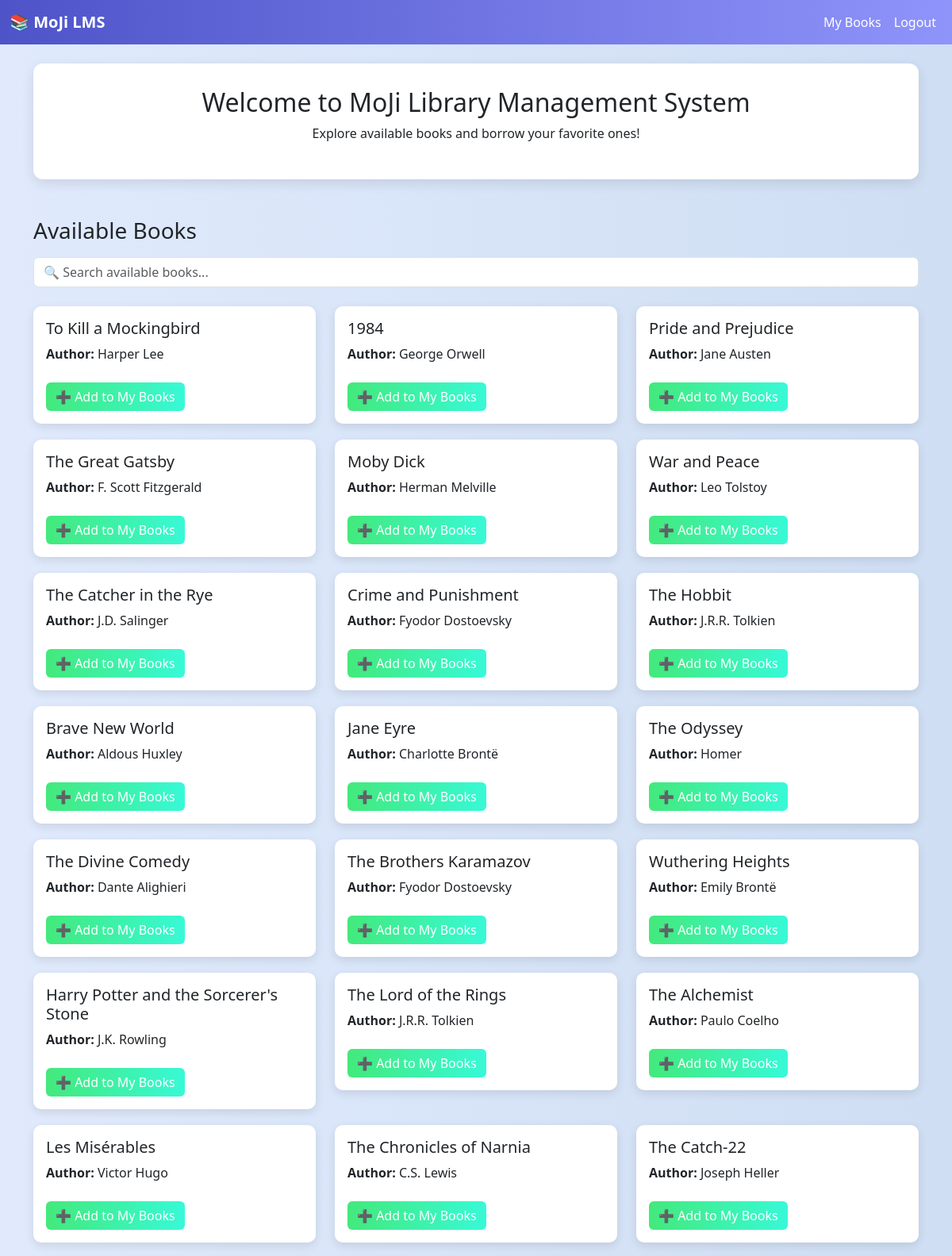
The app's page /user/dashboard (signed in, upper part) with its own data.
### tables this page shows
CREATE TABLE books (
            id INTEGER PRIMARY KEY AUTOINCREMENT,
            title TEXT NOT NULL,
            author TEXT NOT NULL,
            pages INTEGER NOT NULL,
            price REAL NOT NULL
        );

### app.py (the view)
@app.route('/user/dashboard')
def user_dashboard():
    if 'user_id' not in session:
        flash("Please login first.", "warning")
        return redirect(url_for('login'))
    conn = get_db_connection()
    books = conn.execute("SELECT * FROM books").fetchall()
    issued_books = conn.execute("""SELECT ib.issue_id, b.title, ib.issue_date, ib.due_date, ib.return_date, ib.fine

        FROM issued_books ib
        JOIN books b ON ib.book_id = b.id
        WHERE ib.user_id = ?
        ORDER BY ib.issue_date DESC
    """, (session['user_id'],)).fetchall()
    conn.close()
    return render_template("user_dashboard.html", books=books, issued_books=issued_books)

### app.py (called while the page is built)
def get_db_connection():
    conn = sqlite3.connect('lms.db')
    conn.row_factory = sqlite3.Row
    return conn

### templates/user_dashboard.html (shortened to what this page needs)
<!DOCTYPE html>
<html lang="en">
<head>
    <link href="https://cdn.jsdelivr.net/npm/bootstrap@5.3.0/dist/css/bootstrap.min.css" rel="stylesheet">
</head>
<body>
<nav class="navbar navbar-expand-lg">
  <div class="container-fluid">
    <a class="navbar-brand" href="#">📚 MoJi LMS</a>
    <ul class="navbar-nav ms-auto">
      <li class="nav-item">
        <a class="nav-link" href="#mybooks">My Books</a>
      </li>
      <li class="nav-item">
        <a class="nav-link" href="{{ url_for('logout') }}">Logout</a>
      </li>
    </ul>
  </div>
</nav>
<div class="container mt-4">
    <div class="welcome-box text-center">
        <h2>Welcome to MoJi Library Management System</h2>
        <p>Explore available books and borrow your favorite ones!</p>
    </div>
    <h3 class="mt-5 mb-3">Available Books</h3>
    <div class="input-group mb-4">
        <input type="text" id="bookSearch" class="form-control" placeholder="🔍 Search available books...">
    </div>
    <div class="row" id="bookList">
        {% for book in books %}
        <div class="col-md-4">
            <div class="card book-card p-3">
                <h5>{{ book.title }}</h5>
                <p><strong>Author:</strong> {{ book.author }}</p>
                <form method="POST" action="{{ url_for('borrow_book') }}">
                    <button type="submit" class="btn btn-borrow mt-2">➕ Add to My Books</button>
                </form>
            </div>
        </div>
        {% endfor %}
    </div>
</div>
</body>
</html>

### templates/user_dashboard.html (style rules this page uses)
body { background: linear-gradient(to right, #e0eafc, #cfdef3); font-family: 'Segoe UI', Tahoma, Geneva, Verdana, sans-serif; }
.navbar { background: linear-gradient(to right, #4e54c8, #8f94fb); }
.navbar-brand { color: #fff !important; font-weight: bold; }
.nav-link { color: white !important; }
.welcome-box { background: #fff; padding: 30px; margin-top: 20px; border-radius: 12px; box-shadow: 0 5px 15px rgba(0,0,0,0.1); }
.book-card { background: #fff; border: none; border-radius: 10px; box-shadow: 0 4px 12px rgba(0,0,0,0.1); margin-bottom: 20px; }
.btn-borrow { background: linear-gradient(to right, #43e97b, #38f9d7); border: none; color: white; }

### records on screen
books: title "To Kill a Mockingbird", author "Harper Lee"
books: title "1984", author "George Orwell"
books: title "Pride and Prejudice", author "Jane Austen"
books: title "The Great Gatsby", author "F. Scott Fitzgerald"
books: title "Moby Dick", author "Herman Melville"
books: title "War and Peace", author "Leo Tolstoy"
books: title "The Catcher in the Rye", author "J.D. Salinger"
books: title "Crime and Punishment", author "Fyodor Dostoevsky"
books: title "The Hobbit", author "J.R.R. Tolkien"
books: title "Brave New World", author "Aldous Huxley"
books: title "Jane Eyre", author "Charlotte Brontë"
books: title "The Odyssey", author "Homer"
books: title "The Divine Comedy", author "Dante Alighieri"
books: title "The Brothers Karamazov", author "Fyodor Dostoevsky"
books: title "Wuthering Heights", author "Emily Brontë"
books: title "Harry Potter and the Sorcerer's Stone", author "J.K. Rowling"
books: title "The Lord of the Rings", author "J.R.R. Tolkien"
books: title "The Alchemist", author "Paulo Coelho"
books: title "Les Misérables", author "Victor Hugo"
books: title "The Chronicles of Narnia", author "C.S. Lewis"
books: title "The Catch-22", author "Joseph Heller"
